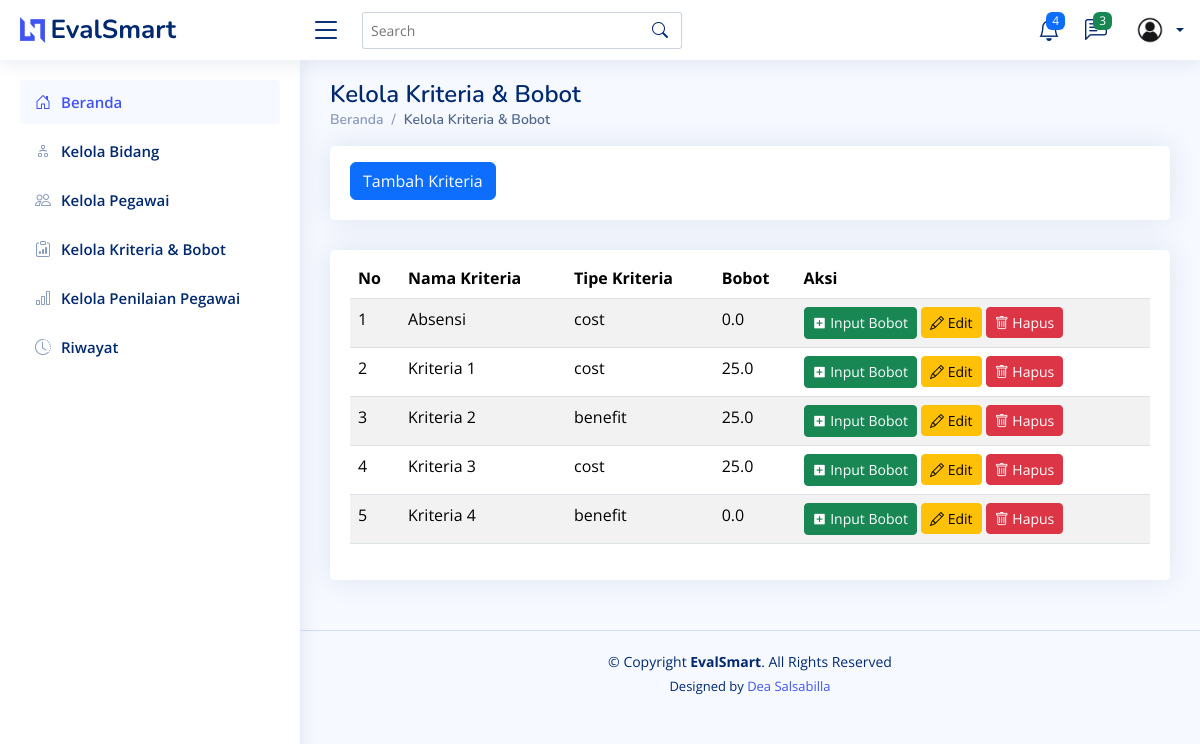
/kriteria/, run on an earlier commit of the app's database.
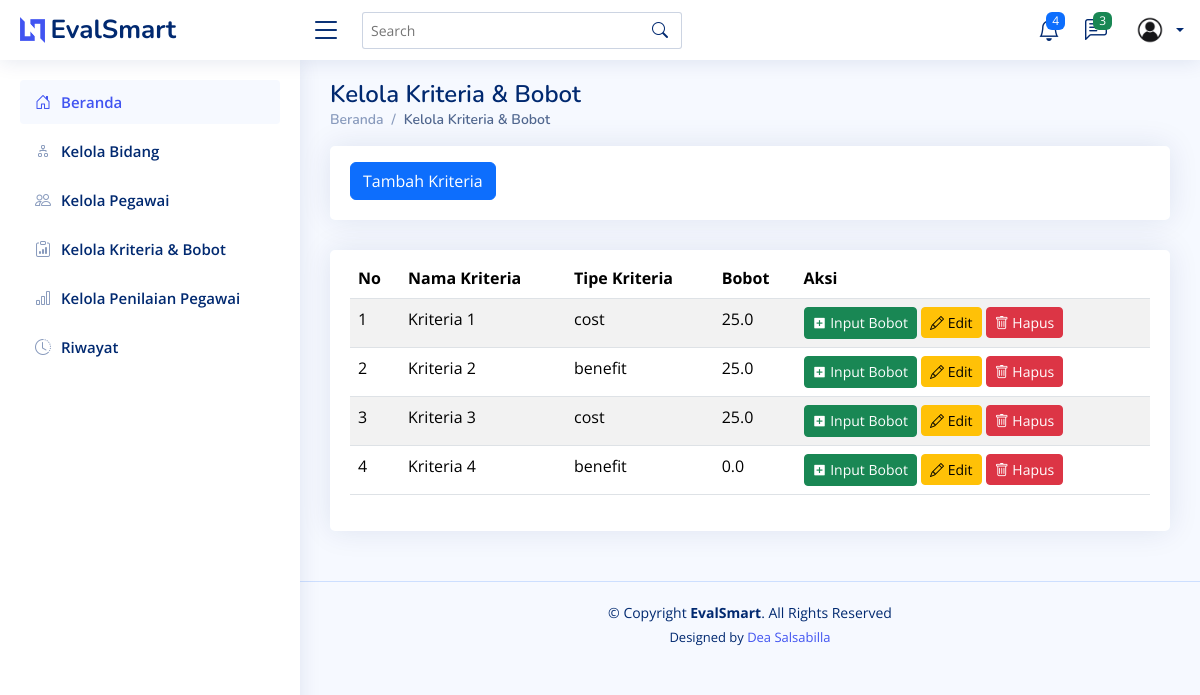
And on a later commit of the database.
### testing/models.py (models this page shows, shortened)
class Kriteria(models.Model):
    TIPE_CHOICES = [
        ('benefit', 'Benefit'),
        ('cost', 'Cost'),
    ]
    id = models.AutoField(primary_key=True)  # ID otomatis
    nama = models.CharField(max_length=100)  # Nama kriteria
    bobot = models.FloatField(default=0, null=False, blank=False)  # Bobot, default 0
    tipe = models.CharField(max_length=10, choices=TIPE_CHOICES, default='benefit')  # Tipe kriteria (Benefit/Cost)
    class Meta:
        verbose_name_plural = "Kriteria"
        ordering = ['nama']  # Urutkan berdasarkan nama secara default

### testing/views.py (the view)
# urls.py: path("kriteria/", views.kriteria, name="kriteria"),
def kriteria(request):
    kriterias = Kriteria.objects.all()
    return render(request, 'kriteria.html', {'kriterias' : kriterias})

### testing/templates/kriteria.html (shortened to what this page needs)
<!DOCTYPE html>
<html lang="en">
  <head>
    {% load static %}
    <link href="{% static 'assets/vendor/bootstrap/css/bootstrap.min.css' %}" rel="stylesheet" />
    <link href="{% static 'assets/vendor/bootstrap-icons/bootstrap-icons.css' %}" rel="stylesheet" />
    <link href="{% static 'assets/vendor/boxicons/css/boxicons.min.css' %}" rel="stylesheet" />
    <link href="{% static 'assets/vendor/quill/quill.snow.css' %}" rel="stylesheet" />
    <link href="{% static 'assets/vendor/quill/quill.bubble.css' %}" rel="stylesheet" />
    <link href="{% static 'assets/vendor/remixicon/remixicon.css' %}" rel="stylesheet" />
    <link href="{% static 'assets/vendor/simple-datatables/style.css' %}" rel="stylesheet" />
    <link href="{% static 'assets/css/style.css' %}" rel="stylesheet" />
  </head>
  <body>
    {% include 'partials/header.html' %}
    {% include 'partials/sidebar.html' %}
    <main id="main" class="main">
      <div class="pagetitle">
        <h1>Kelola Kriteria & Bobot</h1>
        <nav>
          <ol class="breadcrumb">
            <li class="breadcrumb-item">
              <a href="{% url 'home' %}">Beranda</a>
            </li>
            <li class="breadcrumb-item active">Kelola Kriteria & Bobot</li>
          </ol>
        </nav>
      </div>
      <div class="row">
        <div class="col-lg-12">
          <div class="card">
            <div class="card-body">
              <button class="btn btn-primary mt-3"><a href="{% url 'tambah_kriteria' %}" style="color: white; text-decoration: none;">Tambah Kriteria</a></button>
            </div>
          </div>
        </div>
      </div>
      <section class="section">
        <div class="row">
          <div class="col-lg-12">
            <div class="card">
              <div class="card-body">
                <table class="table table-striped mt-2">
                  <thead>
                    <tr>
                      <th scope="col">No</th>
                      <th scope="col">Nama Kriteria</th>
                      <th scope="col">Tipe Kriteria</th>
                      <th scope="col">Bobot</th>
                      <th scope="col">Aksi</th>
                    </tr>
                  </thead>
                  <tbody>
                    {% for kriteria in kriterias %}
                      <tr>
                        <td>{{ forloop.counter }}</td>
                        <td>{{ kriteria.nama }}</td>
                        <td>{{ kriteria.tipe }}</td>
                        <td>{{ kriteria.bobot }}</td>
                        <td>
                          <a href="{% url 'input_bobot' kriteria.id %}" class="btn btn-success btn-sm"><i class="ri-add-box-fill"></i> Input Bobot</a>
                          <a href="{% url 'edit_kriteria' kriteria.id %}" class="btn btn-warning btn-sm"><i class="bi bi-pencil"></i> Edit</a>
                          <form action="{% url 'delete_kriteria' kriteria.id %}" method="post" style="display:inline;">
                            <button type="submit" class="btn btn-danger btn-sm" onclick="return confirm('Apakah Anda yakin ingin menghapus bidang ini?');"><i class="bi bi-trash"></i> Hapus</button>
                          </form>
                        </td>
                      </tr>
                    {% empty %}
                      <tr>
                        <td colspan="3" class="text-center">Tidak ada data</td>
                      </tr>
                    {% endfor %}
                  </tbody>
                </table>
              </div>
            </div>
          </div>
        </div>
      </section>
    </main>
    {% include 'partials/footer.html' %}
  </body>
</html>

What changed in the data, as far as the page shows it:
removed Kriteria: nama "Absensi", tipe "cost", bobot "0.0"
